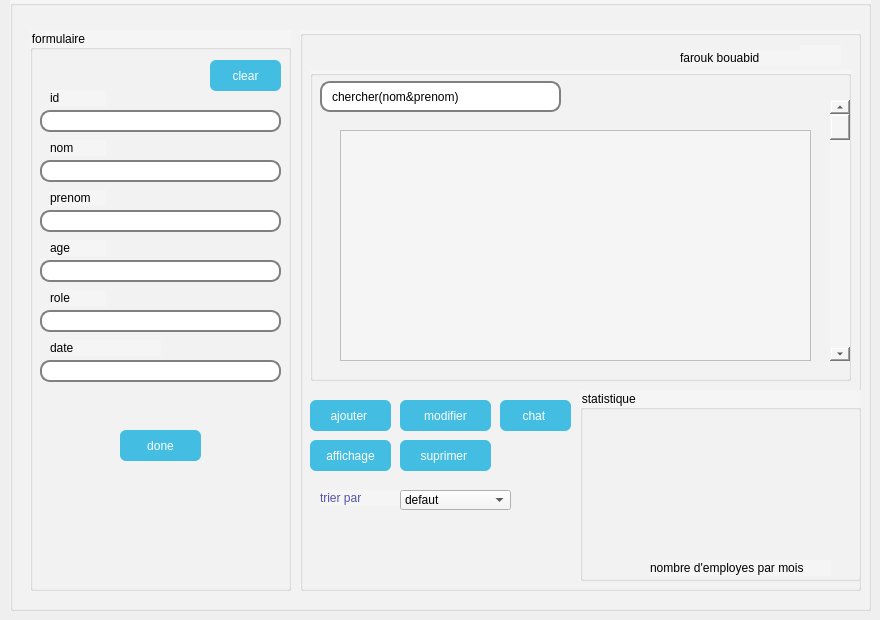
    <widget class="QWidget" name="page_2">
     <widget class="QGroupBox" name="groupBox">
      <property name="geometry">
       <rect>
        <x>10</x>
        <y>0</y>
        <width>861</width>
        <height>611</height>
       </rect>
      </property>
      <property name="styleSheet">
       <string notr="true">background-color: rgb(245, 245, 245);</string>
      </property>
      <property name="title">
       <string/>
      </property>
      <widget class="QGroupBox" name="groupBox_2">
       <property name="geometry">
        <rect>
         <x>20</x>
         <y>30</y>
         <width>261</width>
         <height>561</height>
        </rect>
       </property>
       <property name="title">
        <string>formulaire</string>
       </property>
       <widget class="QLineEdit" name="nom">
        <property name="geometry">
         <rect>
          <x>10</x>
          <y>130</y>
          <width>241</width>
          <height>22</height>
         </rect>
        </property>
        <property name="styleSheet">
         <string notr="true">background-color:rgb(255, 255, 255); 
border: 2px solid gray; 
border-radius: 10px; 
padding: 0 8px; 
selection-background-color: darkgray; 
 font-size: 16px;</string>
        </property>
       </widget>
       <widget class="QLabel" name="label_31">
        <property name="geometry">
         <rect>
          <x>20</x>
          <y>110</y>
          <width>56</width>
          <height>16</height>
         </rect>
        </property>
        <property name="styleSheet">
         <string notr="true">font: 8pt &quot;Arial&quot;;</string>
        </property>
        <property name="text">
         <string>nom</string>
        </property>
       </widget>
       <widget class="QLabel" name="label_33">
        <property name="geometry">
         <rect>
          <x>20</x>
          <y>160</y>
          <width>56</width>
          <height>16</height>
         </rect>
        </property>
        <property name="styleSheet">
         <string notr="true">font: 8pt &quot;Arial&quot;;</string>
        </property>
        <property name="text">
         <string>prenom</string>
        </property>
       </widget>
       <widget class="QLineEdit" name="prenom">
        <property name="geometry">
         <rect>
          <x>10</x>
          <y>180</y>
          <width>241</width>
          <height>22</height>
         </rect>
        </property>
        <property name="styleSheet">
         <string notr="true">background-color:rgb(255, 255, 255); 
border: 2px solid gray; 
border-radius: 10px; 
padding: 0 8px; 
selection-background-color: darkgray; 
 font-size: 16px;</string>
        </property>
       </widget>
       <widget class="QLabel" name="label_34">
        <property name="geometry">
         <rect>
          <x>20</x>
          <y>210</y>
          <width>56</width>
          <height>16</height>
         </rect>
        </property>
        <property name="styleSheet">
         <string notr="true">font: 8pt &quot;Arial&quot;;</string>
        </property>
        <property name="text">
         <string>age</string>
        </property>
       </widget>
       <widget class="QLineEdit" name="age">
        <property name="geometry">
         <rect>
          <x>10</x>
          <y>230</y>
          <width>241</width>
          <height>22</height>
         </rect>
        </property>
        <property name="styleSheet">
         <string notr="true">background-color:rgb(255, 255, 255); 
border: 2px solid gray; 
border-radius: 10px; 
padding: 0 8px; 
selection-background-color: darkgray; 
 font-size: 16px;</string>
        </property>
       </widget>
       <widget class="QLabel" name="label_35">
        <property name="geometry">
         <rect>
          <x>20</x>
          <y>260</y>
          <width>56</width>
          <height>16</height>
         </rect>
        </property>
        <property name="styleSheet">
         <string notr="true">font: 8pt &quot;Arial&quot;;</string>
        </property>
        <property name="text">
         <string>role</string>
        </property>
       </widget>
       <widget class="QLineEdit" name="titre">
        <property name="geometry">
         <rect>
          <x>10</x>
          <y>280</y>
          <width>241</width>
          <height>22</height>
         </rect>
        </property>
        <property name="styleSheet">
         <string notr="true">background-color:rgb(255, 255, 255); 
border: 2px solid gray; 
border-radius: 10px; 
padding: 0 8px; 
selection-background-color: darkgray; 
 font-size: 16px;</string>
        </property>
       </widget>
       <widget class="QLabel" name="label_36">
        <property name="geometry">
         <rect>
          <x>20</x>
          <y>310</y>
          <width>111</width>
          <height>16</height>
         </rect>
        </property>
        <property name="styleSheet">
         <string notr="true">font: 8pt &quot;Arial&quot;;</string>
        </property>
        <property name="text">
         <string>date </string>
        </property>
       </widget>
       <widget class="QLineEdit" name="date">
        <property name="geometry">
         <rect>
          <x>10</x>
          <y>330</y>
          <width>241</width>
          <height>22</height>
         </rect>
        </property>
        <property name="styleSheet">
         <string notr="true">background-color:rgb(255, 255, 255); 
border: 2px solid gray; 
border-radius: 10px; 
padding: 0 8px; 
selection-background-color: darkgray; 
 font-size: 16px;</string>
        </property>
       </widget>
       <widget class="QLabel" name="label_38">
        <property name="geometry">
         <rect>
          <x>20</x>
          <y>60</y>
          <width>56</width>
          <height>16</height>
         </rect>
        </property>
        <property name="styleSheet">
         <string notr="true">font: 8pt &quot;Arial&quot;;</string>
        </property>
        <property name="text">
         <string>id</string>
        </property>
       </widget>
       <widget class="QLineEdit" name="id">
        <property name="geometry">
         <rect>
          <x>10</x>
          <y>80</y>
          <width>241</width>
          <height>22</height>
         </rect>
        </property>
        <property name="styleSheet">
         <string notr="true">background-color:rgb(255, 255, 255); 
border: 2px solid gray; 
border-radius: 10px; 
padding: 0 8px; 
selection-background-color: darkgray; 
 font-size: 16px;</string>
        </property>
       </widget>
       <widget class="QToolButton" name="toolButton_3">
        <property name="geometry">
         <rect>
          <x>180</x>
          <y>30</y>
          <width>71</width>
          <height>31</height>
         </rect>
        </property>
        <property name="minimumSize">
         <size>
          <width>71</width>
          <height>0</height>
         </size>
        </property>
        <property name="styleSheet">
         <string notr="true">background-color:rgb(67, 189, 226);
  border-radius: 6px;
  border: none;
color:rgb(255, 255, 255);</string>
        </property>
        <property name="text">
         <string>clear</string>
        </property>
       </widget>
       <widget class="QToolButton" name="done">
        <property name="geometry">
         <rect>
          <x>90</x>
          <y>400</y>
          <width>81</width>
          <height>31</height>
         </rect>
        </property>
        <property name="styleSheet">
         <string notr="true">background-color:rgb(67, 189, 226);
  border-radius: 6px;
  border: none;
color:rgb(255, 255, 255);</string>
        </property>
        <property name="text">
         <string>done</string>
        </property>
       </widget>
      </widget>
      <widget class="QGroupBox" name="groupBox_3">
       <property name="geometry">
        <rect>
         <x>290</x>
         <y>30</y>
         <width>561</width>
         <height>561</height>
        </rect>
       </property>
       <property name="title">
        <string/>
       </property>
       <widget class="QLabel" name="label_37">
        <property name="geometry">
         <rect>
          <x>380</x>
          <y>20</y>
          <width>141</width>
          <height>16</height>
         </rect>
        </property>
        <property name="text">
         <string>farouk bouabid </string>
        </property>
       </widget>
       <widget class="QToolButton" name="ajouter">
        <property name="geometry">
         <rect>
          <x>10</x>
          <y>370</y>
          <width>81</width>
          <height>31</height>
         </rect>
        </property>
        <property name="styleSheet">
         <string notr="true">background-color:rgb(67, 189, 226);
  border-radius: 6px;
  border: none;
color:rgb(255, 255, 255);</string>
        </property>
        <property name="text">
         <string>ajouter </string>
        </property>
       </widget>
       <widget class="QGroupBox" name="groupBox_4">
        <property name="geometry">
         <rect>
          <x>10</x>
          <y>40</y>
          <width>541</width>
          <height>311</height>
         </rect>
        </property>
        <property name="title">
         <string/>
        </property>
        <widget class="QLineEdit" name="lineEdit_34">
         <property name="geometry">
          <rect>
           <x>10</x>
           <y>11</y>
           <width>241</width>
           <height>31</height>
          </rect>
         </property>
         <property name="styleSheet">
          <string notr="true">background-color:rgb(255, 255, 255); 
font: 8pt &quot;Arial&quot;;
border: 2px solid gray; 
border-radius: 10px; 
padding: 0 8px; 
selection-background-color: darkgray; 

</string>
         </property>
         <property name="text">
          <string>chercher(nom&amp;prenom)</string>
         </property>
        </widget>
        <widget class="QScrollBar" name="verticalScrollBar_8">
         <property name="geometry">
          <rect>
           <x>520</x>
           <y>30</y>
           <width>20</width>
           <height>261</height>
          </rect>
         </property>
         <property name="orientation">
          <enum>Qt::Vertical</enum>
         </property>
        </widget>
        <widget class="QTableView" name="affichage">
         <property name="geometry">
          <rect>
           <x>30</x>
           <y>60</y>
           <width>471</width>
           <height>231</height>
          </rect>
         </property>
        </widget>
       </widget>
       <widget class="QToolButton" name="modifier">
        <property name="geometry">
         <rect>
          <x>100</x>
          <y>370</y>
          <width>91</width>
          <height>31</height>
         </rect>
        </property>
        <property name="styleSheet">
         <string notr="true">background-color:rgb(67, 189, 226);
  border-radius: 6px;
  border: none;
color:rgb(255, 255, 255);</string>
        </property>
        <property name="text">
         <string>modifier</string>
        </property>
       </widget>
       <widget class="QToolButton" name="toolButton_6">
        <property name="geometry">
         <rect>
          <x>200</x>
          <y>370</y>
          <width>71</width>
          <height>31</height>
         </rect>
        </property>
        <property name="styleSheet">
         <string notr="true">background-color:rgb(67, 189, 226);
  border-radius: 6px;
  border: none;
color:rgb(255, 255, 255);</string>
        </property>
        <property name="text">
         <string>chat </string>
        </property>
       </widget>
       <widget class="QLabel" name="label_39">
        <property name="geometry">
         <rect>
          <x>20</x>
          <y>460</y>
          <width>111</width>
          <height>16</height>
         </rect>
        </property>
        <property name="styleSheet">
         <string notr="true">font: 87 8pt &quot;Arial Black&quot;;
color: rgb(86, 83, 166);</string>
        </property>
        <property name="text">
         <string>trier par</string>
        </property>
       </widget>
       <widget class="QComboBox" name="comboBox_12">
        <property name="geometry">
         <rect>
          <x>100</x>
          <y>460</y>
          <width>111</width>
          <height>20</height>
         </rect>
        </property>
        <item>
         <property name="text">
          <string>defaut </string>
         </property>
        </item>
        <item>
         <property name="text">
          <string>prenom </string>
         </property>
        </item>
        <item>
         <property name="text">
          <string>cin</string>
         </property>
        </item>
        <item>
         <property name="text">
          <string>age</string>
         </property>
        </item>
        <item>
         <property name="text">
          <string>titre profitionel </string>
         </property>
        </item>
        <item>
         <property name="text">
          <string>titre profitionel </string>
         </property>
        </item>
       </widget>
       <widget class="QGroupBox" name="groupBox_5">
        <property name="geometry">
         <rect>
          <x>280</x>
          <y>360</y>
          <width>281</width>
          <height>191</height>
         </rect>
        </property>
        <property name="title">
         <string>statistique </string>
        </property>
        <widget class="QLabel" name="label_40">
         <property name="geometry">
          <rect>
           <x>70</x>
           <y>170</y>
           <width>181</width>
           <height>16</height>
          </rect>
         </property>
         <property name="text">
          <string>nombre d'employes par mois</string>
         </property>
        </widget>
       </widget>
       <widget class="QToolButton" name="suprimer">
        <property name="geometry">
         <rect>
          <x>100</x>
          <y>410</y>
          <width>91</width>
          <height>31</height>
         </rect>
        </property>
        <property name="styleSheet">
         <string notr="true">background-color:rgb(67, 189, 226);
  border-radius: 6px;
  border: none;
color:rgb(255, 255, 255);
</string>
        </property>
        <property name="text">
         <string>suprimer </string>
        </property>
       </widget>
       <widget class="QLabel" name="label_3">
        <property name="geometry">
         <rect>
          <x>500</x>
          <y>15</y>
          <width>41</width>
          <height>21</height>
         </rect>
        </property>
        <property name="text">
         <string/>
        </property>
       </widget>
       <widget class="QToolButton" name="afficher">
        <property name="geometry">
         <rect>
          <x>10</x>
          <y>410</y>
          <width>81</width>
          <height>31</height>
         </rect>
        </property>
        <property name="styleSheet">
         <string notr="true">background-color:rgb(67, 189, 226);
  border-radius: 6px;
  border: none;
color:rgb(255, 255, 255);</string>
        </property>
        <property name="text">
         <string>affichage</string>
        </property>
       </widget>
       <zorder>groupBox_4</zorder>
       <zorder>label_37</zorder>
       <zorder>ajouter</zorder>
       <zorder>modifier</zorder>
       <zorder>toolButton_6</zorder>
       <zorder>label_39</zorder>
       <zorder>comboBox_12</zorder>
       <zorder>groupBox_5</zorder>
       <zorder>suprimer</zorder>
       <zorder>label_3</zorder>
       <zorder>afficher</zorder>
      </widget>
      <zorder>groupBox_3</zorder>
      <zorder>groupBox_2</zorder>
     </widget>
    </widget>
